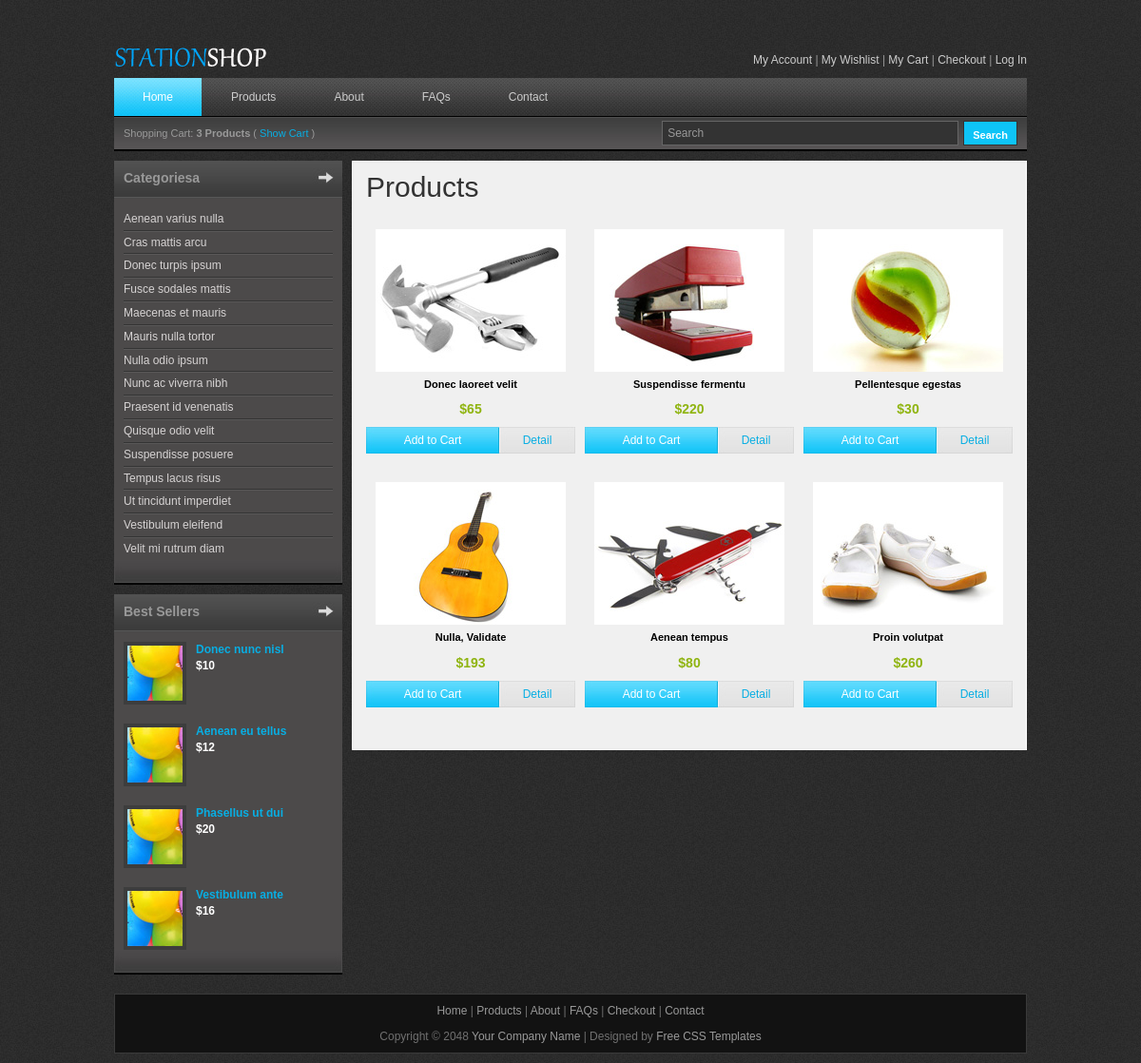
The page / on the database its author committed.
### tables this page shows
CREATE TABLE `product_tbl` (
  `product_id` int(11) NOT NULL,
  `product_name` varchar(20) NOT NULL,
  `product_description` text NOT NULL,
  `gambar` varchar(20) NOT NULL,
  `price` int(10) NOT NULL,
  `stock` int(10) NOT NULL,
  `brand` varchar(250) NOT NULL
);

### application/controllers/Home.php (called while the page is built, shortened)
<?php
	class Home extends CI_Controller {
		function __construct() {
			$this->load->model("ProductsModel");
		}
		function index() {
			$data["content_page"]="home_content";
			$data["products_data"]=$this->ProductsModel->getProducts(6);
			$this->load->view("index",$data);
		}
	}

### index.php (called while the page is built, shortened)
<?php
require_once BASEPATH.'core/CodeIgniter.php';

### application/models/ProductsModel.php (called while the page is built, shortened)
<?php
	class ProductsModel extends CI_Model {
		public function getProducts($limit=0) {
			if ($limit>0) {
				$sql = "SELECT * FROM product_tbl ORDER BY product_id DESC LIMIT " . $limit;
			}
			else {
				$sql = "SELECT * FROM product_tbl ORDER BY product_id DESC";
			}
			$query = $this->db->query($sql);
			return $query->result_array();
		}
	}

### application/views/home_content.php (the view)
<h1>Products</h1>
        <?php foreach($products_data as $rows) { ?>
            <div class="product_box">
            	<a href="<?php echo base_url(); ?>productdetail/<?php echo $rows["product_id"]; ?>"><img src="<?php echo base_url(); ?>images/product/<?php echo $rows["gambar"]; ?>" alt="Image 01" /></a>
                <h3><?php echo $rows["product_name"]; ?></h3>
                <p class="product_price">$<?php echo $rows["price"] ; ?></p>
                <a href="shoppingcart.html" class="add_to_card">Add to Cart</a>
                <a href="<?php echo base_url(); ?>productdetail/<?php echo $rows["product_id"]; ?>" class="detail">Detail</a>
            </div>
        <?php } ?>

### application/views/index.php (shortened to what this page needs)
<!DOCTYPE html PUBLIC "-//W3C//DTD XHTML 1.0 Transitional//EN" "http://www.w3.org/TR/xhtml1/DTD/xhtml1-transitional.dtd">
<html xmlns="http://www.w3.org/1999/xhtml">
<head>
<link href="<?php echo base_url(); ?>css/templatemo_style.css" rel="stylesheet" type="text/css" />
<link rel="stylesheet" type="text/css" href="<?php echo base_url(); ?>css/ddsmoothmenu.css" />
<link rel="stylesheet" type="text/css" media="all" href="css/jquery.dualSlider.0.2.css" />
</head>
<body>
<div id="templatemo_wrapper">
	<div id="templatemo_header">
    	<div id="site_title">
        	<h1><a href="http://www.templatemo.com" rel="nofollow">Free CSS Templates</a></h1>
        </div>
        <div id="header_right">
	        <a href="#">My Account</a> | <a href="#">My Wishlist</a> | <a href="#">My Cart</a> | <a href="#">Checkout</a> | <a href="#">Log In</a>
		</div>
    </div>
    <div id="templatemo_menu">
    	<div id="top_nav" class="ddsmoothmenu">
            <ul>
                <li><a href="<?php echo base_url(); ?>Home" class="selected">Home</a></li>
                <li><a href="<?php echo base_url(); ?>Products">Products</a>
                </li>
                <li><a href="<?php echo base_url(); ?>About">About</a>
                </li>
                <li><a href="<?php echo base_url(); ?>Faq">FAQs</a></li>
                <li><a href="<?php echo base_url(); ?>Contact">Contact</a></li>
            </ul>
            <br style="clear: left" />
        </div>
        <div id="menu_second_bar">
        	<div id="top_shopping_cart">
            	Shopping Cart: <strong>3 Products</strong> ( <a href="#">Show Cart</a> )
            </div>
        	<div id="templatemo_search">
                <form action="#" method="get">
                  <input type="text" value="Search" name="keyword" id="keyword" title="keyword" onfocus="clearText(this)" onblur="clearText(this)" class="txt_field" />
                  <input type="submit" name="Search" value=" Search " alt="Search" id="searchbutton" title="Search" class="sub_btn"  />
                </form>
            </div>
    	</div>
    </div>
    <div id="templatemo_main">
   		<div id="sidebar" class="float_l">
        	<div class="sidebar_box"><span class="bottom"></span>
            	<h3>Categoriesa <a href="http://www.onlyimage.com" title="Free Images" class="more_link"  target="_blank"></a></h3>
                <div class="content">
                	<ul class="sidebar_list">
                    	<li class="first"><a href="#">Aenean varius nulla</a></li>
                        <li><a href="#">Cras mattis arcu</a></li>
                        <li><a href="#">Donec turpis ipsum</a></li>
                        <li><a href="#">Fusce sodales mattis</a></li>
                        <li><a href="#">Maecenas et mauris</a></li>
                        <li><a href="#">Mauris nulla tortor</a></li>
                        <li><a href="#">Nulla odio ipsum</a></li>
                        <li><a href="#">Nunc ac viverra nibh</a></li>
                        <li><a href="#">Praesent id venenatis</a></li>
                        <li><a href="#">Quisque odio velit</a></li>
                        <li><a href="#">Suspendisse posuere</a></li>
                        <li><a href="#">Tempus lacus risus</a></li>
                        <li><a href="#">Ut tincidunt imperdiet</a></li>
                        <li><a href="#">Vestibulum eleifend</a></li>
                        <li class="last"><a href="#">Velit mi rutrum diam</a></li>
                    </ul>
                </div>
            </div>
            <div class="sidebar_box"><span class="bottom"></span>
            	<h3>Best Sellers <a href="http://www.onlyimage.com/free-images/beauty" title="Beauty" class="more_link" rel="nofollow" target="_blank"></a></h3>
                <div class="content">
                	<div class="bs_box">
                    	<a href="#"><img src="<?php echo base_url(); ?>images/templatemo_image_01.jpg" alt="Image 01" /></a>
                        <h4><a href="#">Donec nunc nisl</a></h4>
                        <p class="price">$10</p>
                    </div>
                    <div class="bs_box">
                    	<a href="#"><img src="<?php echo base_url(); ?>images/templatemo_image_01.jpg" alt="Image 02" /></a>
                        <h4><a href="#">Aenean eu tellus</a></h4>
                        <p class="price">$12</p>
                    </div>
                    <div class="bs_box">
                    	<a href="#"><img src="<?php echo base_url(); ?>images/templatemo_image_01.jpg" alt="Image 03" /></a>
                        <h4><a href="#">Phasellus ut dui</a></h4>
                        <p class="price">$20</p>
                    </div>
                    <div class="bs_box">
                    	<a href="#"><img src="<?php echo base_url(); ?>images/templatemo_image_01.jpg" alt="Image 04" /></a>
                        <h4><a href="#">Vestibulum ante</a></h4>
                        <p class="price">$16</p>
                    </div>
                </div>
            </div>
        </div>
        <div id="content" class="float_r">
          <?php
                if (isset($content_page)) {
                    $this->load->view($content_page);
                }
          ?>
        </div>
    </div>
    <div id="templatemo_footer">
    	<p>
			<a href="index.html">Home</a> | <a href="products.html">Products</a> | <a href="about.html">About</a> | <a href="faqs.html">FAQs</a> | <a href="checkout.html">Checkout</a> | <a href="contact.html">Contact</a>
		</p>
    	Copyright © 2048 <a href="#">Your Company Name</a> | Designed by <a href="http://www.templatemo.com" rel="nofollow" target="_parent">Free CSS Templates</a>
    </div>
</div>
</body>
</html>

### css/templatemo_style.css (style rules this page uses)
body { margin: 0; padding: 0; color: #999; font-family: Tahoma, Geneva, sans-serif; font-size: 12px; line-height: 1.4em; background-color: #2e2e2e; background-repeat: repeat; background-image: url(../images/templatemo_body.jpg) }
a, a:link, a:visited { color: #08aee3; font-weight: normal; text-decoration: none; }
p { margin: 0 0 10px 0; padding: 0; }
img { border: none; }
h1, h2, h3, h4, h5, h6 { color: #333; font-weight: normal; }
h1 { font-size: 30px; margin: 0 0 30px; padding: 5px 0; }
h3 { font-size: 20px; margin: 0 0 20px; padding: 0; }
h4 { font-size: 16px; margin: 0 0 15px; padding: 0; }
.float_l { float: left }
.float_r { float: right }
#templatemo_wrapper { width: 960px; margin: 0 auto; padding: 0 10px 10px; }
#templatemo_header { width: 100%; padding: 50px 0 10px; }
#templatemo_menu { width: 100%; height: 77px; margin-bottom: 10px; background: url(../images/templatemo_menu.jpg) repeat-x }
#templatemo_main { width: 100%; margin-bottom: 10px; }
#content { width: 680px; background: #f0f0f0; border: 1px solid #fff; padding: 14px; }
#sidebar { width: 240px }
#templatemo_footer { width: 920px; text-align: center; padding: 9px 19px; background: #121212; border: 1px solid #3a3a3a }
#site_title { float: left; }
#site_title h1 { margin: 0; padding: 0; }
#site_title h1 a { display: block; width: 164px; height: 20px; font-size: 12px; text-indent: -10000px; color: #999; text-align: left; background: url(../images/templatemo_logo.png) no-repeat top left; }
#header_right { float: right; margin-top: 5px; }
#header_right a { color: #ccc; }
#menu_second_bar { padding: 5px 10px; }
#top_shopping_cart { float: left; padding: 5px 0; font-size: 11px; }
#templatemo_search { float: right; }
#templatemo_search form { margin: 0; padding: 0; }
#templatemo_search .txt_field { float: left; display: block; margin-right: 5px; height: 24px; line-height: 24px; width: 300px; color: #999; font-size: 12px; padding: 0 5px; font-variant: normal; border: 1px solid #666; background: #333; }
#templatemo_search .sub_btn { float: right; display: block; color: #fff; height: 26px; font-size: 11px; font-weight: 700; line-height: 26px; cursor: pointer; border: 1px solid #333; background: #0ec4f7; }
.sidebar_box { position: relative; background: #4c4a4a; margin-bottom: 36px; }
.sidebar_box h3 { font-size: 14px; font-weight: 700; padding: 10px; width: 220px; height: 20px; margin-bottom: 0; overflow: hidden; position: relative; background: url(../images/templatemo_sidebar_header.jpg) no-repeat; color: #999 }
.sidebar_box h3 .more_link { display: block; width: 30px; height: 30px; overflow: hidden; position: absolute; top: 4px; right: 5px; background: transparent; cursor: default; }
.sidebar_box span.bottom { position: absolute; bottom: -26px; left: 0; width: 240px; height: 26px; background: url(../images/templatemo_sidebar_bottom.jpg) }
#sidebar .sidebar_box .content { padding: 10px 10px 0; }
#sidebar .sidebar_list { margin: 0; padding: 0; list-style: none; }
#sidebar .sidebar_list li { display: block; margin: 0; padding: 3px 0; border-top: 1px solid #595858; border-bottom: 1px solid #343434; }
#sidebar .sidebar_list li.first { border-top: none; }
#sidebar .sidebar_list li.last { border-bottom: none; }
#sidebar .sidebar_list li a { color: #d6d3d3; }
.bs_box { clear: both; margin-bottom: 20px }
.bs_box img { float: left; margin-right: 10px; border: 4px solid #3d3d3d }
.bs_box h4 { margin-bottom: 0 }
.bs_box h4 a { font-size: 12px; color: #08aee3; font-weight: 700 }
.bs_box .price { font-size: 12px; font-weight: 700; color: #fff }
.product_box { float: left; width: 220px; text-align: center; margin: 0 10px 30px 0; }
.product_box img { margin-bottom: 5px; }
.product_box h3 { font-size: 11px; color: #000; font-weight: 700; margin-bottom: 10px; }
.product_box .product_price { color: #8fb410; font-size: 14px; font-weight: 700 }
.product_box .add_to_card { float: left; display: block; width: 140px; height: 28px; line-height: 28px; text-align: center; color: #fff; background: url(../images/add_to_cart.jpg) }
.product_box .detail { float: left; display: block; width: 80px; height: 28px; line-height: 28px; text-align: center; background: url(../images/detail.jpg) }
.product_box:nth-child(3n+1) { margin-right: 0; }
#templatemo_footer { color: #707070; }
#templatemo_footer a { color: #999; }

### rows shown on the page
product_tbl: gambar (picture), product_name "Donec laoreet velit", price "65"
product_tbl: gambar (picture), product_name "Suspendisse fermentu", price "220"
product_tbl: gambar (picture), product_name "Pellentesque egestas", price "30"
product_tbl: gambar (picture), product_name "Nulla, Validate", price "193"
product_tbl: gambar (picture), product_name "Aenean tempus", price "80"
product_tbl: gambar (picture), product_name "Proin volutpat", price "260"
